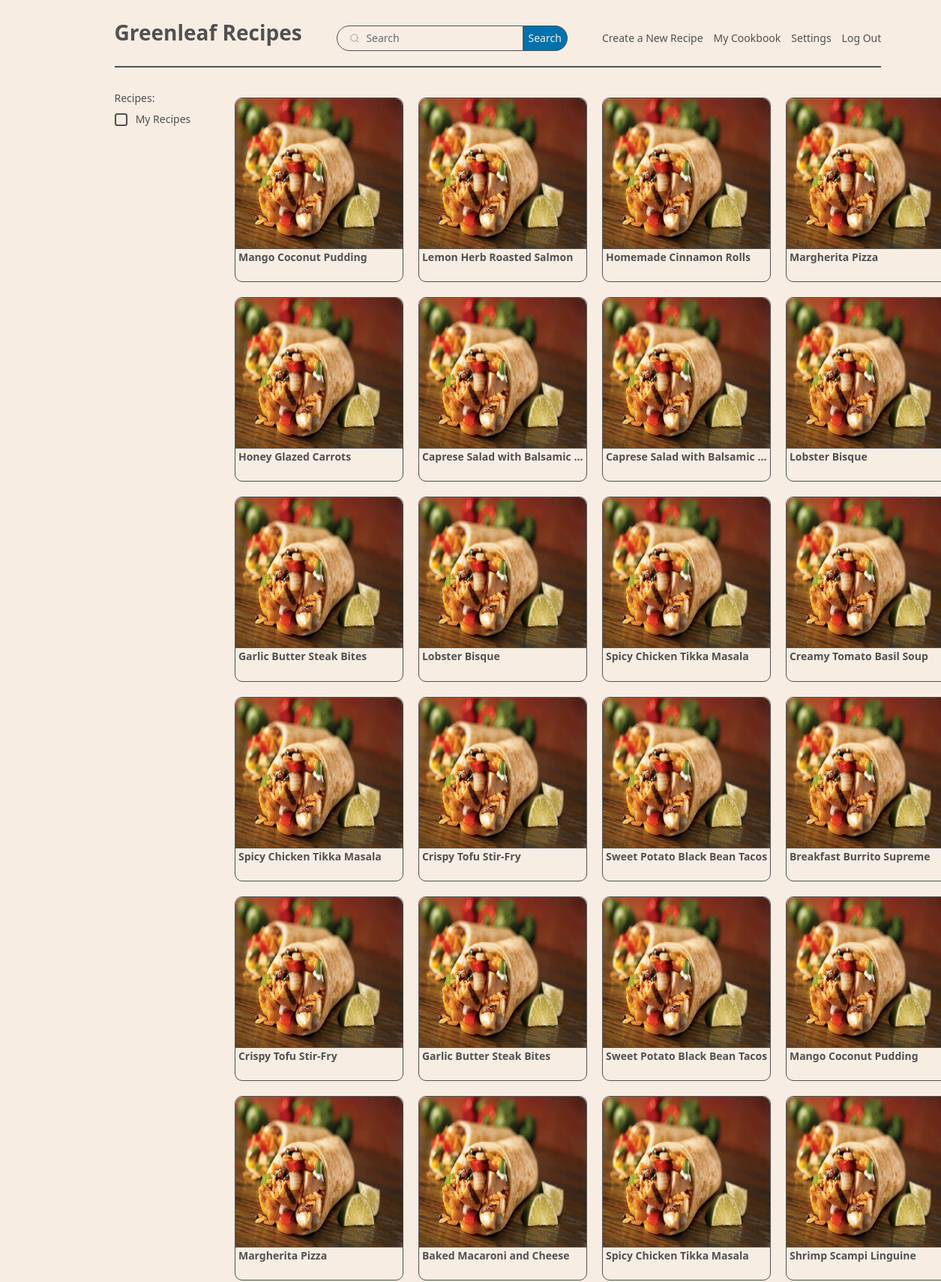
The app's page /cookbook (signed in, upper part) with its own data.
### app.py (models this page shows, shortened)
class Recipe(db.Model):
    id:so.Mapped[int] = so.mapped_column(primary_key=True)
    name:so.Mapped[str] = so.mapped_column(index=True, default="Default name")
    meal:so.Mapped[str] = so.mapped_column(index=True, default="Default meal")
    servings:so.Mapped[int] = so.mapped_column(default=0)
    prepTime:so.Mapped[float] = so.mapped_column(default=-1.0)
    prepUnit:so.Mapped[str] = so.mapped_column(default="Default unit")
    cookTime:so.Mapped[float] = so.mapped_column(default=-1.0)
    cookUnit:so.Mapped[str] = so.mapped_column(default="Default unit")
    description:so.Mapped[str] = so.mapped_column(default="Default description")
    instructions:so.Mapped[str] = so.mapped_column(default="Default instructions")
    image:so.Mapped[str] = so.mapped_column(default='Default image string', unique=True)
    author_id:so.Mapped[int] = so.mapped_column(sa.ForeignKey(User.id))

### app.py (the view)
@app.route('/cookbook')
@login_required
def cookbook():
    query = sa.select(Recipe).where(Recipe.author_id==current_user.id)
    entries = db.session.scalars(query).all()
    recipes = []
    for entry in entries:
        recipes.append(Recipe.query.get(entry.id))
    query = sa.select(CookbookEntry).where(CookbookEntry.user_id==current_user.id)
    entries = db.session.scalars(query).all()
    for entry in entries:
        recipes.append(Recipe.query.get(entry.recipe_id))
    return render_template('cookbook.html', recipes=recipes)

### app.py (called while the page is built)
@login.user_loader
def load_user(id):
    return db.session.get(User, int(id))

### templates/cookbook.html
{% extends "sidebar-template.html" %}
{% block fields %}
    <fieldset>
        <legend class="legend">Recipes:</legend>
        <label>
            <input type="checkbox" name="my" />
            My Recipes
        </label>
    </fieldset>
{% endblock %}

### templates/sidebar-template.html (shortened to what this page needs)
{% extends "base.html" %}
{% block body %}
    <aside><nav class="side">
        {% block fields %}{% endblock %}
    </nav></aside>
    <div class="table">
        {% for r in recipes %}
            <div class="item">
                <a href="{{ url_for('recipe_ex', id=r.id) }}"><img class="img" title="{{r.name}}" src= "{{ img }}\{{ r.image }}" /></a>
                <hr class="item" />
                <a href="{{ url_for('recipe_ex', id=r.id) }}" class="none space"><b class="dots"> {{r.name}} </b></a>
                <br>
            </div>
        {% endfor %}
    </div>
{% endblock %}

### static/style.css (style rules this page uses)
:root { --item-width: 225px; --item-height: 200px; --font-size: 14px; font-size: var(--font-size); --border-rad: 10px; }
@media only screen and (prefers-color-scheme: light) { :root:not([data-theme]) { --back-color: #f7ede2; background-color: var(--back-color); --text-color: #515052; color: var(--text-color); } }
div.item { width: var(--item-width); height: calc(var(--item-height) + var(--font-size) * 3.3); border: 1px solid; margin: 10px; border-radius: var(--border-rad); }
.img { border-radius: var(--border-rad) var(--border-rad) 0px 0px; width: var(--item-width); height: var(--item-height); overflow: hidden; }
hr.item { width: calc(var(--item-width) - 1px); border-top: 1px solid; margin: 0px; }
.none { text-decoration: none; color: inherit; }
.space { padding-left: 2%; }
.dots { white-space: nowrap; overflow: hidden; text-overflow: ellipsis; display: inline-block; vertical-align: top; width: calc(var(--item-width) - 8px); }
label, li { color: var(--text-color); }
hr { border-top: solid var(--text-color) 1px; }

### records on screen
Recipe: image (picture), name "Mango Coconut Pudding"
Recipe: image (picture), name "Lemon Herb Roasted Salmon"
Recipe: image (picture), name "Homemade Cinnamon Rolls"
Recipe: image (picture), name "Margherita Pizza"
Recipe: image (picture), name "Honey Glazed Carrots"
Recipe: image (picture), name "Caprese Salad with Balsamic…"
Recipe: image (picture), name "Caprese Salad with Balsamic…"
Recipe: image (picture), name "Lobster Bisque"
Recipe: image (picture), name "Garlic Butter Steak Bites"
Recipe: image (picture), name "Lobster Bisque"
Recipe: image (picture), name "Spicy Chicken Tikka Masala"
Recipe: image (picture), name "Creamy Tomato Basil Soup"
Recipe: image (picture), name "Spicy Chicken Tikka Masala"
Recipe: image (picture), name "Crispy Tofu Stir-Fry"
Recipe: image (picture), name "Sweet Potato Black Bean Tacos"
Recipe: image (picture), name "Breakfast Burrito Supreme"
Recipe: image (picture), name "Crispy Tofu Stir-Fry"
Recipe: image (picture), name "Garlic Butter Steak Bites"
Recipe: image (picture), name "Sweet Potato Black Bean Tacos"
Recipe: image (picture), name "Mango Coconut Pudding"
Recipe: image (picture), name "Margherita Pizza"
Recipe: image (picture), name "Baked Macaroni and Cheese"
Recipe: image (picture), name "Spicy Chicken Tikka Masala"
Recipe: image (picture), name "Shrimp Scampi Linguine"
